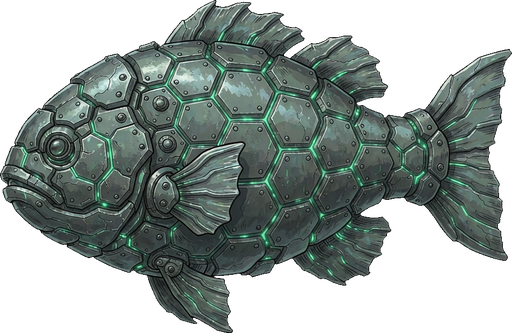
#> input picture cocos/assets/resources/fish/armor.png, 512 x 333 px
$ python clean_portrait.py ../cocos/assets/resources/fish/armor.png out.png
#> lines starting #> are read from the running program, lines starting #| are printed output that depends on the picture; after the words box and inside, x2 and y2 are one past the last pixel; in counts of white or black regions, pixels touching at a corner belong together
#!/usr/bin/env python
# -*- coding: utf-8 -*-
"""立绘后处理：抠背景 -> 去水印 -> 裁切缩放成 256x256 透明 PNG。

为什么需要它
------------
生成模型给出的立绘是**带背景**的（哪怕请求了 transparent，模型也常铺一层
浅色渐变），右下角还会带平台水印。而游戏里的立绘是叠在深色卡片/HUD 上的，
带背景会变成一块方块。所以必须抠干净。

为什么不用简单色键
------------------
"把浅色都变透明"会把**剑刃/脸部高光**一起吃掉。这里用**从边框泛洪**
（flood fill）：只清除与画面边缘连通的浅色区域，被深色描边包住的内部
浅色（脸、剑）不会被误伤 —— 前提是角色有闭合的深色描边，而 chibi 立绘
恰好都有。

用法
----
python tools/clean_portrait.py <输入图> <输出图> [--erase x0,y0,x1,y1]
  --erase 可多次给出，用来抹掉右下角水印（归一化 0~1 坐标）。
"""
import sys
import argparse
from collections import deque

import numpy as np
from PIL import Image

OUT_SIZE = 256
CONTENT = 236          # 角色在 256 画布里的目标最长边
TOL = 16               # 相邻像素最大单通道差；超过即视为"边缘"、停止扩张


def flood_clear_bg(img: Image.Image, tol: int = TOL) -> Image.Image:
    """从画面四边泛洪，清除背景。

    **按相邻像素的色差扩张，而不是按固定的"浅色阈值"**。
    生成图的背景是渐变 + 有噪点，用硬阈值会出现"有些背景像素差一点没过线"
    的横向残影（第一版就是这个毛病）。比较相邻像素则能顺着渐变一路走过去，
    遇到角色那条闭合的深色描边（色差突然变大）就停下 —— 于是脸/剑这些
    **被描边包住的浅色内部**不会被误伤。
    """
    a = np.array(img.convert('RGBA')).astype(np.int16)
    h, w, _ = a.shape
    rgb = a[:, :, :3]
    visited = np.zeros((h, w), dtype=bool)

    dq = deque()
    for x in range(w):
        for y in (0, h - 1):
            if not visited[y, x]:
                visited[y, x] = True
                dq.append((y, x))
    for y in range(h):
        for x in (0, w - 1):
            if not visited[y, x]:
                visited[y, x] = True
                dq.append((y, x))

    while dq:
        y, x = dq.popleft()
        cur = rgb[y, x]
        for ny, nx in ((y + 1, x), (y - 1, x), (y, x + 1), (y, x - 1)):
            if 0 <= ny < h and 0 <= nx < w and not visited[ny, nx]:
                if int(np.abs(rgb[ny, nx] - cur).max()) <= tol:
                    visited[ny, nx] = True
                    dq.append((ny, nx))

    a[:, :, 3] = np.where(visited, 0, a[:, :, 3])
    return Image.fromarray(a.astype(np.uint8), 'RGBA')


def erase_regions(img: Image.Image, regions):
    """把给定的归一化矩形区域整块抹成透明（去水印）。"""
    a = np.array(img)
    h, w, _ = a.shape
    for (x0, y0, x1, y1) in regions:
        a[int(y0 * h):int(y1 * h), int(x0 * w):int(x1 * w), 3] = 0
    return Image.fromarray(a, 'RGBA')


def fit_center(img: Image.Image, out: int = OUT_SIZE, content: int = CONTENT) -> Image.Image:
    """按内容包围盒裁切，等比缩放到 content 内，居中贴到 out×out 透明画布。"""
    bbox = img.getbbox()
    if bbox:
        img = img.crop(bbox)
    w, h = img.size
    s = content / max(w, h)
    img = img.resize((max(1, round(w * s)), max(1, round(h * s))), Image.LANCZOS)
    canvas = Image.new('RGBA', (out, out), (0, 0, 0, 0))
    canvas.paste(img, ((out - img.width) // 2, (out - img.height) // 2), img)
    return canvas


def main():
    ap = argparse.ArgumentParser()
    ap.add_argument('src')
    ap.add_argument('dst')
    ap.add_argument('--erase', action='append', default=[],
                    help='归一化矩形 x0,y0,x1,y1，可多次')
    ap.add_argument('--out-size', type=int, default=OUT_SIZE)
    args = ap.parse_args()

    regions = []
    for e in args.erase:
        parts = [float(v) for v in e.split(',')]
        if len(parts) == 4:
            regions.append(tuple(parts))

    img = Image.open(args.src).convert('RGBA')
#> img is the input picture: PIL image 512x333 RGBA; mean R, G, B, A 47.2, 56.6, 53.1, 150.3
    img = flood_clear_bg(img)
#> in flood_clear_bg, `rgb = a[:, :, :3]`:
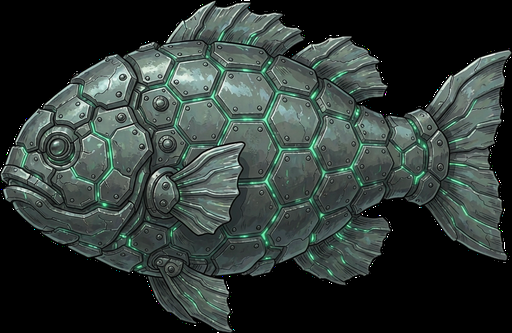
#> rgb: shape (333, 512, 3) int16; mean R, G, B 47.2, 56.6, 53.1
#> after the loop in flood_clear_bg, `for x in range(w):`:
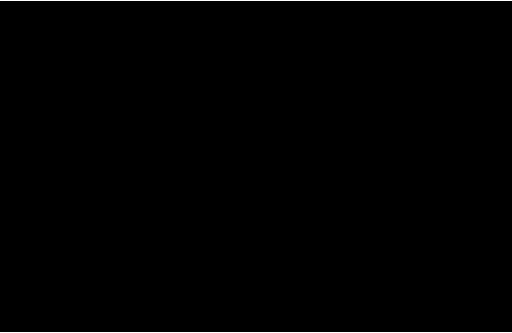
#> visited: shape (333, 512) bool; 0.6% white in thin lines or dots
#> after the loop in flood_clear_bg, `for y in range(h):`:
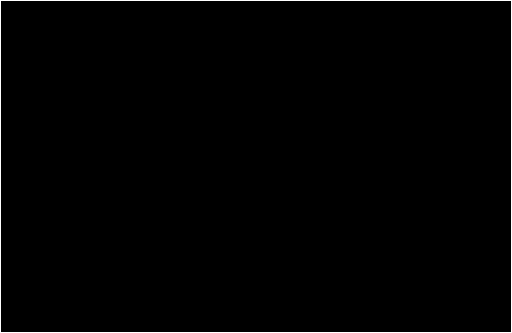
#> visited: shape (333, 512) bool; 0.99% white in thin lines or dots
#> after the loop in flood_clear_bg, `while dq:`:
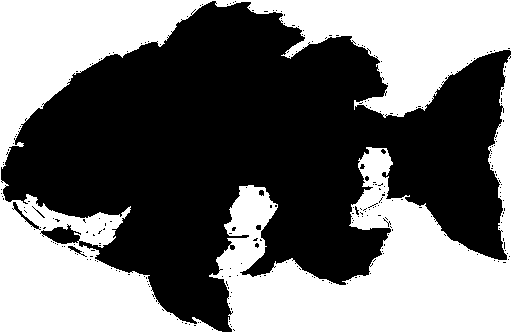
#> visited: shape (333, 512) bool; 45.4% white; 1 white region, box (x1, y1, x2, y2) and area: (0, 0, 512, 333) 77349
#> in flood_clear_bg, `a[:, :, 3] = np.where(visited, 0, a[:, :, 3])`:
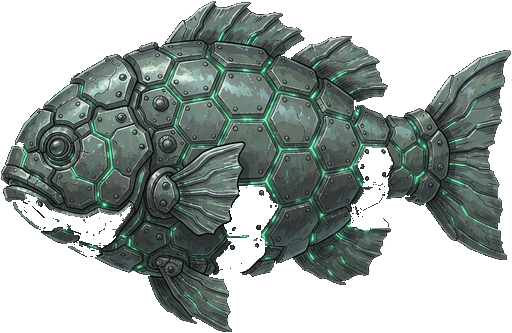
#> a: shape (333, 512, 4) int16; mean R, G, B, A 47.2, 56.6, 53.1, 138.4; transparent parts drawn white
    if regions:
        img = erase_regions(img, regions)
    img = fit_center(img, args.out_size)
#> in fit_center, `bbox = img.getbbox()`: bbox = (1, 1, 511, 332)
#> in fit_center, `img = img.resize((max(1, round(w * s)), max(1, round(h * s))), Image.L..`:
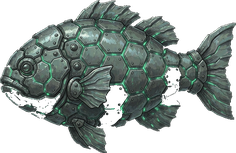
#> img: PIL image 236x153 RGBA; mean R, G, B, A 48.5, 58, 54.4, 139.8; transparent parts drawn white
#> in fit_center, `canvas = Image.new('RGBA', (out, out), (0, 0, 0, 0))`: canvas: PIL image 256x256 RGBA; every value is 0
#> in fit_center, `canvas.paste(img, ((out - img.width) // 2, (out - img.height) // 2), i..`:
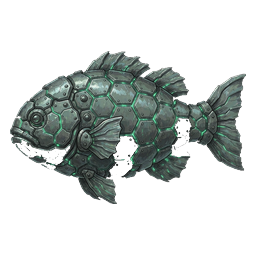
#> canvas: PIL image 256x256 RGBA; mean R, G, B, A 24.7, 29.6, 27.7, 75.9; transparent parts drawn white

    # 统计：透明像素占比，作为"抠干净了没"的量化指标
    arr = np.array(img)
    clear = float((arr[:, :, 3] < 8).mean())
#> clear = 0.69
    img.save(args.dst)
    print(f'written {args.dst}  size={img.size}  透明占比={clear:.1%}')
#| written out.png  size=(256, 256)  透明占比=69.0%


if __name__ == '__main__':
    main()
